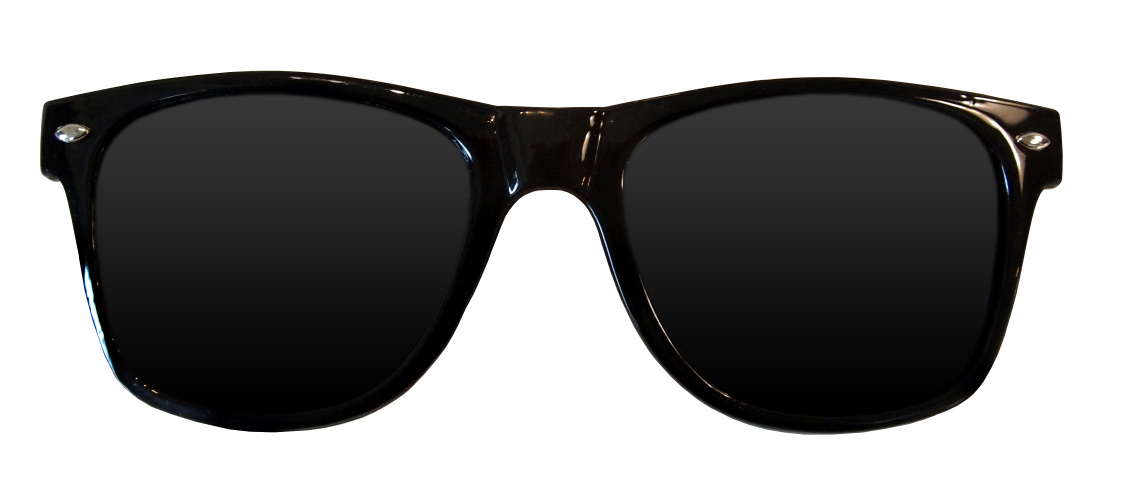
#> input picture Week-1/imagesHT/sunglass-aviator.png, 3381 x 1494 px, found by its file name (shown at 1/3 size)
$ jupyter execute --allow-errors application_accessories_filter.ipynb   (shell and % lines are left out)
#> lines starting #> are read from the running program, lines starting #| are printed output that depends on the picture
# <font style="color:rgb(50,120,229)">Application: Nose-Ring Filter </font>

In this practice session, I will create to create an application filter to add Accessories to Elon Musk's image.

[cell 1]
# Import libraries
import cv2
import numpy as np
from dataPath import DATA_PATH
import matplotlib as mpl
import matplotlib.pyplot as plt

[cell 2]
# Set global configuration parameters for matplot
mpl.rcParams['figure.figsize'] = (8.0,8.0)
mpl.rcParams['image.cmap'] = 'gray'

[cell 3]
# Load the Face of Elon Musk
imgFaceBGR  = cv2.imread(DATA_PATH+"/images/musk.jpg")
#imgFaceBGR  = cv2.imread("imagesHT/Scarlett-Johansson-1.jpg")

#> (the rest of this cell did not finish here and is left out)

[cell 4]
# [15 lines of commented-out code are left out]

## Accessory: Aviator Sunglasses

[cell 5]
# Load the Images of Accessories saved in /imagesHT/
imgGlassBGR  = cv2.imread("imagesHT/sunglass-aviator.png",-1)
#> imgGlassBGR is the input picture: shape (1494, 3381, 4); mean B, G, R, A 141.9, 142.2, 142.4, 125.6
imgGlassR    = cv2.resize(imgGlassBGR, (300,125))
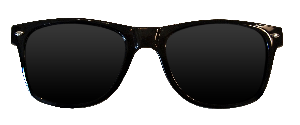
#> imgGlassR: shape (125, 300, 4); mean B, G, R, A 142, 142.2, 142.5, 125.5
imgGlassBGR  = imgGlassR[:,:,0:3]
#> imgGlassBGR: shape (125, 300, 3)
imgGlassMask = imgGlassR[:,:,3]
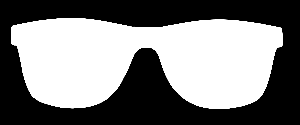
#> imgGlassMask: shape (125, 300); min 0, max 255, mean 125.5
plt.subplot(121);plt.imshow(imgGlassBGR[:,:,::-1]);plt.title('Sunglass Color channels');
plt.subplot(122);plt.imshow(imgGlassMask,cmap='gray');plt.title('Sunglass Alpha channel');
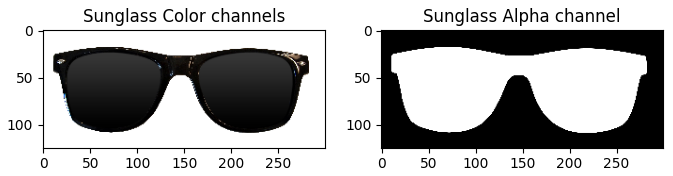
#> figure drawn by matplotlib, 2 panels

#> (a cell that did not finish here is left out)

## Accessory: Mustache

[cell 7]
# Load the Images of Accessories saved in /imagesHT/
imgAccBGR  = cv2.imread("imagesHT/Mustache3.png",-1)
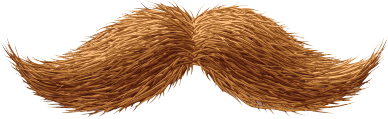
#> input picture Week-1/imagesHT/Mustache3.png, 388 x 119 px, found by its file name
#> imgAccBGR is the input picture: shape (119, 388, 4); mean B, G, R, A 145.9, 169.1, 200.4, 143.3
sizAcc     = (90,20)
sizAcc2    = (2*sizAcc[0],2*sizAcc[1])
imgAccR    = cv2.resize(imgAccBGR, sizAcc2)
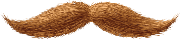
#> imgAccR: shape (40, 180, 4); mean B, G, R, A 146.4, 169.5, 200.7, 142.9
imgAccBGR  = imgAccR[:,:,0:3]
#> imgAccBGR: shape (40, 180, 3)
imgAccMask = imgAccR[:,:,3]
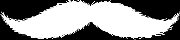
#> imgAccMask: shape (40, 180); min 0, max 255, mean 142.9
plt.subplot(121);plt.imshow(imgAccBGR[:,:,::-1]);plt.title('Sunglass Color channels');
plt.subplot(122);plt.imshow(imgAccMask,cmap='gray');plt.title('Sunglass Alpha channel');
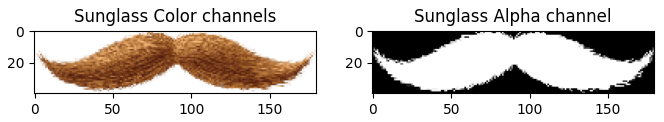
#> figure drawn by matplotlib, 2 panels
